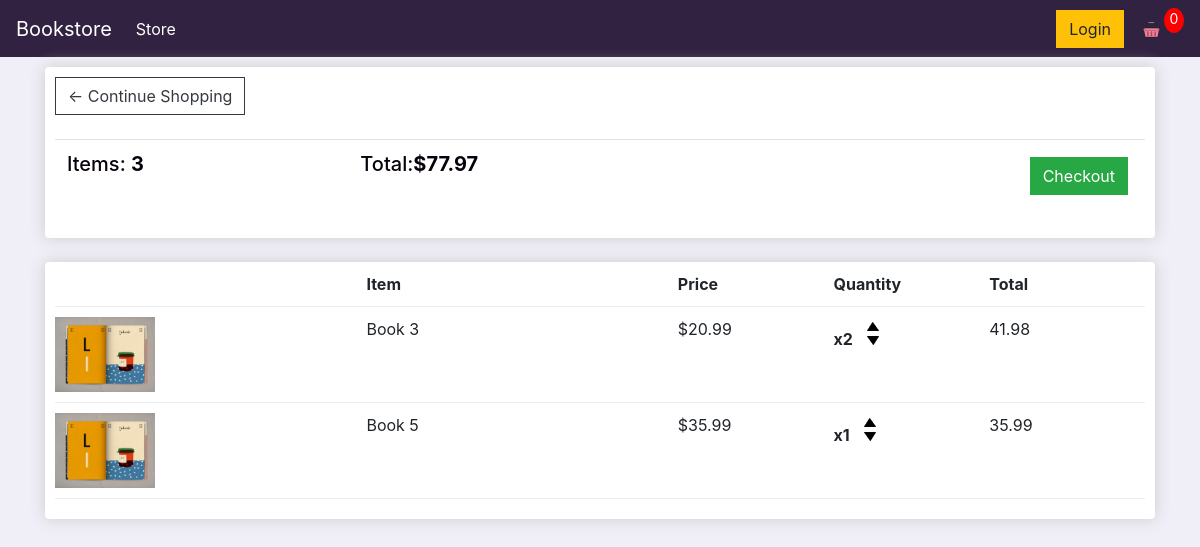
The app's page /cart/ (signed in) with its own data.
### store/models.py (models this page shows, shortened)
class Order(models.Model):
   customer = models.ForeignKey(Customer, on_delete=models.SET_NULL, blank=True, null=True) #we set the relationship to class Customer, if customer gets deleted we dont delete their orders (null instead of cascade), cascade deletes everything
   date_ordered = models.DateTimeField(auto_now_add=True)
   complete = models.BooleanField(default=False, null=True, blank=False)
   transaction_id = models.CharField(max_length=200, null=True)
   @property
   def get_cart_total(self):
      orderitems = self.orderitem_set.all()
      total = sum([item.get_total for item in orderitems])
      return total
   @property
   def get_cart_items(self):
      orderitems = self.orderitem_set.all()
      total = sum([item.quantity for item in orderitems])
      return total

class OrderItem(models.Model):
   product = models.ForeignKey(Product, on_delete=models.SET_NULL, blank=True, null=True) #order is related to Product
   order = models.ForeignKey(Order, on_delete=models.SET_NULL, blank=True, null=True) #child of Order
   quantity = models.IntegerField(default=0, null=True, blank=True)
   date_added = models.DateTimeField(auto_now_add=True)
   @property
   def get_total(self):
      total = self.product.price * self.quantity
      return total

class Product(models.Model):
   name = models.CharField(max_length=200, null=True)
   price = models.FloatField()
   digital = models.BooleanField(default=False, null=True, blank=False)
   image = models.ImageField(null=True, blank=True)
   @property #decorator
   def imageURL(self):
      try:
         url = self.image.url
      except:
         url = ''
      return url

### store/views.py (the view)
# urls.py: path('cart/', views.cart, name="cart"),
def cart(request):
     if request.user.is_authenticated:
          customer = request.user.customer
          order, created = Order.objects.get_or_create(customer=customer, complete=False)
          items = order.orderitem_set.all()
     else:
          items = []
          order = {'get_cart_total':0, 'get_cart_items':0   }
     context = {'items': items, 'order': order}
     return render(request, 'store/cart.html', context)

### store/templates/store/cart.html
{% extends 'store/main.html' %} {% load static %} {% block content %}
<div class="row">
  <div class="col-lg-12">
    <div class="box-element">
      <a class="btn btn-outline-dark" href="{% url 'store' %}"
        >&#x2190; Continue Shopping</a
      >
      <br />
      <br />
      <table class="table">
        <tr>
          <th>
            <h5>Items: <strong>{{order.get_cart_items}}</strong></h5>
          </th>
          <th>
            <h5>
              Total:<strong>${{order.get_cart_total|floatformat:2}}</strong>
            </h5>
          </th>
          <th>
            <a
              style="float: right; margin: 5px"
              class="btn btn-success"
              href="{% url 'checkout' %}"
              >Checkout</a
            >
          </th>
        </tr>
      </table>
    </div>
    <br />
    <div class="box-element">
      <div class="cart-row">
        <div style="flex: 2"></div>
        <div style="flex: 2"><strong>Item</strong></div>
        <div style="flex: 1"><strong>Price</strong></div>
        <div style="flex: 1"><strong>Quantity</strong></div>
        <div style="flex: 1"><strong>Total</strong></div>
      </div>
      {% for item in items %}
      <div class="cart-row">
        <div style="flex: 2">
          <img class="row-image" src="{{item.product.imageURL}}" />
        </div>
        <div style="flex: 2"><p>{{item.product.name}}</p></div>
        <div style="flex: 1"><p>${{item.product.price|floatformat:2}}</p></div>
        <div style="flex: 1">
          <p class="quantity">x{{item.quantity}}</p>
          <div class="quantity">
            <img
              class="chg-quantity update-cart"
              src="{% static 'images/arrow-up.png' %}"
            />
            <img
              class="chg-quantity update-cart"
              src="{% static 'images/arrow-down.png' %}"
            />
          </div>
        </div>
        <div style="flex: 1">{{item.get_total}}</div>
      </div>
      {% endfor %}
    </div>
  </div>
</div>
{% endblock content %}

### static/css/main.css (style rules this page uses)
body { background-color: rgb(240, 239, 248); }
h1, h2, h3, h4, h5, h6 { color: hsl(273, 69%, 3%); }
.box-element { box-shadow: hsl(0, 0%, 80%) 0 0 16px; background-color: #fff; border-radius: 4px; padding: 10px; }
.col-lg-4, .col-lg-6, .col-lg-8, .col-lg-12 { margin-top: 10px; }
.btn { border-radius: 0; }
.row-image { width: 100px; }
.cart-row { display: flex; align-items: flex-stretch; padding-bottom: 10px; margin-bottom: 10px; border-bottom: 1px solid #ececec; }
.quantity { display: inline-block; font-weight: 700; padding-right: 10px; }
.chg-quantity { width: 12px; cursor: pointer; display: block; margin-top: 5px; transition: 0.1s; }

### records on screen
Order: get_cart_items "3", get_cart_total "77.97"
OrderItem: product.imageURL (picture), product.name "Book 3", product.price "20.99", quantity "2", get_total "41.98"
OrderItem: product.imageURL (picture), product.name "Book 5", product.price "35.99", quantity "1", get_total "35.99"
